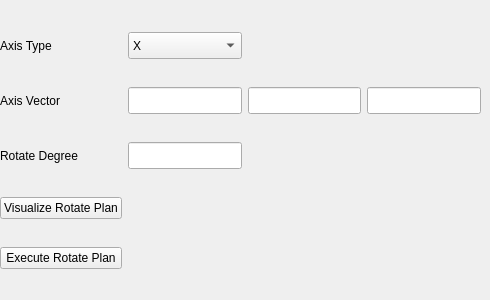
      <widget class="QWidget" name="tab_Calibration">
       <attribute name="title">
        <string>Calibration</string>
       </attribute>
       <widget class="QWidget" name="gridLayoutWidget_10">
        <property name="geometry">
         <rect>
          <x>0</x>
          <y>10</y>
          <width>481</width>
          <height>281</height>
         </rect>
        </property>
        <layout class="QGridLayout" name="gridLayout_10">
         <item row="1" column="3">
          <widget class="QLineEdit" name="lineEdit_AxisVectorZ">
           <property name="maximumSize">
            <size>
             <width>160</width>
             <height>27</height>
            </size>
           </property>
          </widget>
         </item>
         <item row="0" column="0">
          <widget class="QLabel" name="label_AxisType">
           <property name="text">
            <string>Axis Type</string>
           </property>
          </widget>
         </item>
         <item row="2" column="0">
          <widget class="QLabel" name="label_RotateDegree">
           <property name="text">
            <string>Rotate Degree</string>
           </property>
          </widget>
         </item>
         <item row="2" column="1">
          <widget class="QLineEdit" name="lineEdit_RotateDegree">
           <property name="maximumSize">
            <size>
             <width>160</width>
             <height>27</height>
            </size>
           </property>
          </widget>
         </item>
         <item row="1" column="0">
          <widget class="QLabel" name="label_AxisVector">
           <property name="text">
            <string>Axis Vector</string>
           </property>
          </widget>
         </item>
         <item row="4" column="0">
          <widget class="QPushButton" name="pushButton_ExecuteRotatePlan">
           <property name="text">
            <string>Execute Rotate Plan</string>
           </property>
          </widget>
         </item>
         <item row="3" column="0">
          <widget class="QPushButton" name="pushButton_VisualizeRotatePlan">
           <property name="text">
            <string>Visualize Rotate Plan</string>
           </property>
          </widget>
         </item>
         <item row="0" column="1">
          <widget class="QComboBox" name="comboBox_AxisType">
           <property name="maximumSize">
            <size>
             <width>266</width>
             <height>27</height>
            </size>
           </property>
           <item>
            <property name="text">
             <string>X</string>
            </property>
           </item>
           <item>
            <property name="text">
             <string>Y</string>
            </property>
           </item>
           <item>
            <property name="text">
             <string>Z</string>
            </property>
           </item>
           <item>
            <property name="text">
             <string>Custom</string>
            </property>
           </item>
          </widget>
         </item>
         <item row="1" column="1">
          <widget class="QLineEdit" name="lineEdit_AxisVectorX">
           <property name="maximumSize">
            <size>
             <width>160</width>
             <height>27</height>
            </size>
           </property>
          </widget>
         </item>
         <item row="1" column="2">
          <widget class="QLineEdit" name="lineEdit_AxisVectorY">
           <property name="maximumSize">
            <size>
             <width>160</width>
             <height>27</height>
            </size>
           </property>
          </widget>
         </item>
        </layout>
       </widget>
      </widget>
